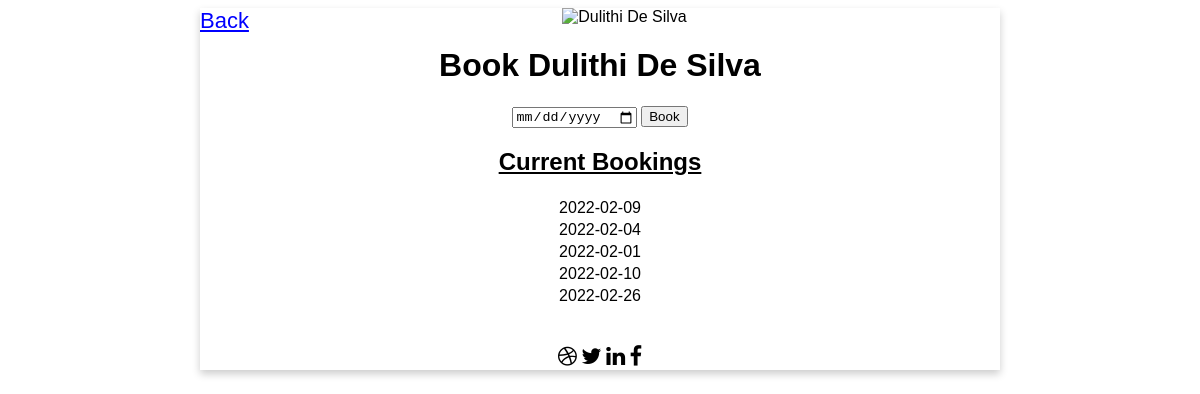
The page /book_appointment.php?architect_id=1&user_id=2 (signed in) on the database its author committed.
### tables this page shows
CREATE TABLE `Architects` (
  `ID` int(11) NOT NULL,
  `Name` varchar(100) NOT NULL,
  `Email` varchar(100) NOT NULL,
  `Address` varchar(100) NOT NULL,
  `Phone` int(11) NOT NULL,
  `Qualifications` varchar(500) NOT NULL
);

CREATE TABLE `bookings` (
  `ID` int(11) NOT NULL,
  `User_ID` int(11) NOT NULL,
  `Architect_ID` int(11) NOT NULL,
  `Date` date DEFAULT NULL
);

### book_appointment.php (the view, shortened to what this page needs)
<?php
include "connection.php";
$architect_id = $_GET['architect_id'];
$sql = "SELECT * from Architects WHERE ID = '$architect_id'";
$result = $conn->query($sql);
if($result->num_rows>0){
    $row = $result->fetch_assoc();
}else{
    echo "No Results";
}
$bookings_sql = "SELECT * FROM bookings WHERE Architect_ID = '$architect_id'";
$bookings_sql_results = $conn->query($bookings_sql);
?>
<!DOCTYPE html>
<html>
<head>
<link rel="stylesheet" href="https://cdnjs.cloudflare.com/ajax/libs/font-awesome/4.7.0/css/font-awesome.min.css">
</head>
<body>
<div class="card">
    <a style="color: blue; text-decoration: underline; float: left;" href="booking.php">Back</a>
  <img src="WEB11.JPEG" alt="<?php echo $row['Name']; ?>" style="width:50%">
  <h1>Book <?php echo $row['Name']; ?></h1>
  <center>
      <form action="book_appointment_backend.php" method="POST">
          <input type="date" name="date" required/>
          <input type="submit" value="Book"/>
      </form>
<?php
if($bookings_sql_results->num_rows>0){
?>
<h2 style="text-decoration: underline;">Current Bookings</h2>
  <table>
    <?php
        while($booking_row = $bookings_sql_results->fetch_assoc()) {
    ?>
      <tr>
            <td><?php echo $booking_row['Date']?></td>
      </tr>
    <?php }?>
  </table><br/>
  </center>
  <?php }?>
<br/>
    <a href="#"><i class="fa fa-dribbble"></i></a>
    <a href="#"><i class="fa fa-twitter"></i></a>
    <a href="#"><i class="fa fa-linkedin"></i></a>
    <a href="#"><i class="fa fa-facebook"></i></a>
  </div>
</body>

### book_appointment.php (style rules this page uses)
.card { box-shadow: 0 4px 8px 0 rgba(0, 0, 0, 0.2); max-width: 800px; margin: auto; text-align: center; font-family: arial; }
a { text-decoration: none; font-size: 22px; color: black; }

### rows shown on the page
architects: Name "Dulithi De Silva"
bookings: Date "2022-02-09"
bookings: Date "2022-02-04"
bookings: Date "2022-02-01"
bookings: Date "2022-02-10"
bookings: Date "2022-02-26"
